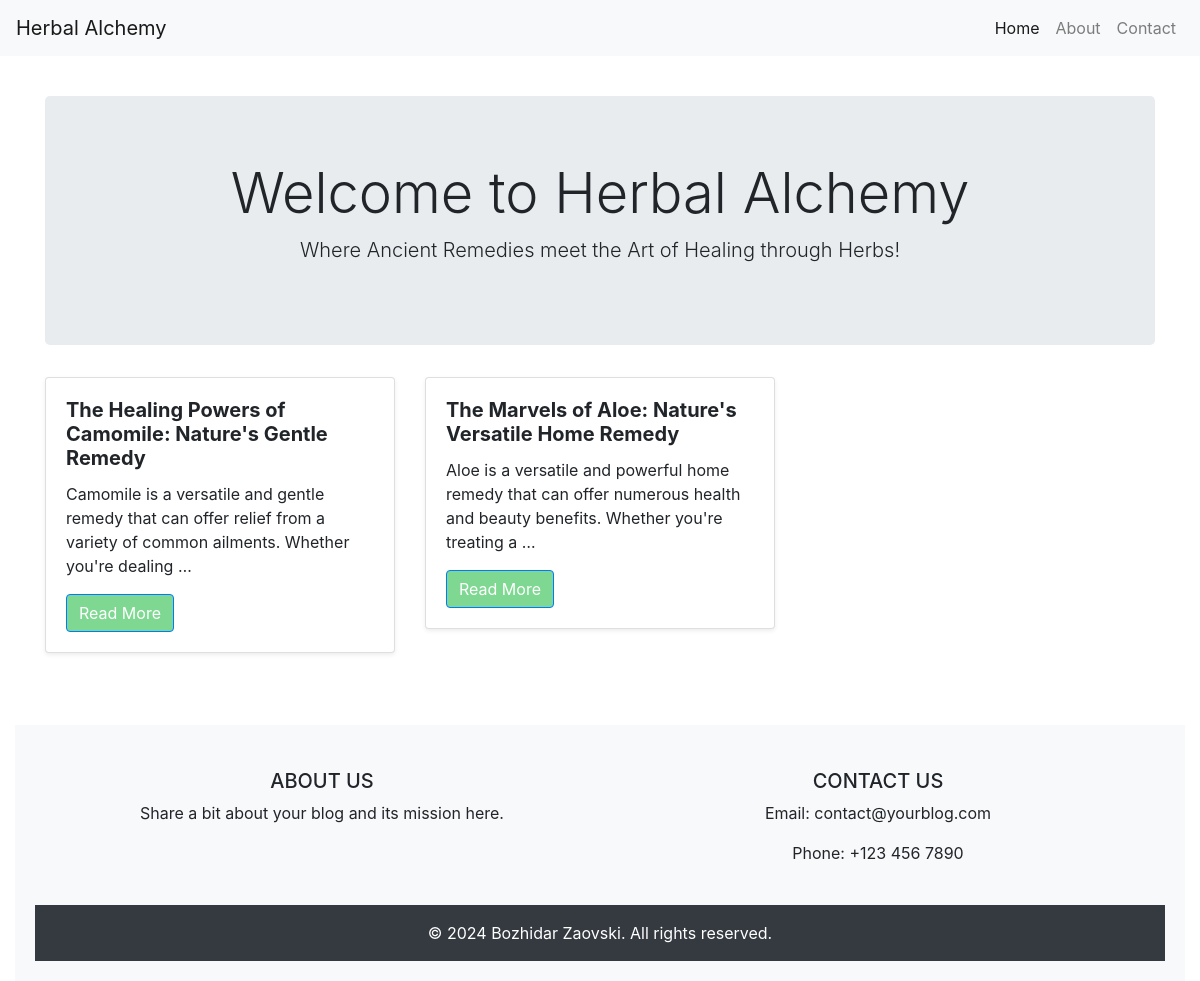
The page / on the database its author committed.
### blog/models.py (models this page shows, shortened)
class Post(models.Model):
    title = models.CharField(max_length=200)
    content = models.TextField()
    summary = models.TextField(blank=True, null=True)
    date_posted = models.DateTimeField(auto_now_add=True)
    likes = models.IntegerField(default=0)

### blog/views.py (the view)
# urls.py: 2. Add a URL to urlpatterns:  path('', views.home, name='home')
def home(request):
    posts = Post.objects.all()
    return render(request, 'blog/home.html', {'posts': posts})

### blog/templates/blog/home.html (shortened to what this page needs)
{% extends "blog/base.html" %}
{% block content %}
<nav class="navbar navbar-expand-lg navbar-light bg-light fixed-top">
    <a class="navbar-brand" href="#">Herbal Alchemy</a>
    <div class="collapse navbar-collapse" id="navbarNav">
        <ul class="navbar-nav ml-auto">
            <li class="nav-item active">
                <a class="nav-link" href="#">Home</a>
            </li>
            <li class="nav-item">
                <a class="nav-link" href="#">About</a>
            </li>
            <li class="nav-item">
                <a class="nav-link" href="#">Contact</a>
            </li>
        </ul>
    </div>
</nav>
<div class="container mt-5 pt-5">
    <div class="jumbotron text-center">
        <h1 class="display-4">Welcome to Herbal Alchemy</h1>
        <p class="lead">Where Ancient Remedies meet the Art of Healing through Herbs!</p>
    </div>
    <div class="row">
        {% for post in posts %}
        <div class="col-md-4">
            <div class="card mb-4 shadow-sm">
                <div class="card-body">
                    <h5 class="card-title">{{ post.title }}</h5>
                    <p class="card-text">{{ post.summary|truncatewords:20 }}</p>
                    <a href="{% url 'post-detail' post.id %}" class="btn btn-primary">Read More</a>
                </div>
            </div>
        </div>
        {% endfor %}
    </div>
</div>
<footer class="bg-light text-center text-lg-start mt-5">
    <div class="container p-4">
        <div class="row">
            <div class="col-lg-6 col-md-12 mb-4 mb-md-0">
                <h5 class="text-uppercase">About Us</h5>
                <p>Share a bit about your blog and its mission here.</p>
            </div>
            <div class="col-lg-6 col-md-12 mb-4 mb-md-0">
                <h5 class="text-uppercase">Contact Us</h5>
                <p>Email: contact@yourblog.com</p>
                <p>Phone: +123 456 7890</p>
            </div>
        </div>
    </div>
    <div class="text-center p-3 bg-dark text-white">
        © 2024 Bozhidar Zaovski. All rights reserved.
    </div>
</footer>
{% endblock %}

### blog/static/blog/styles.css (style rules this page uses)
body { font-family: 'Arial', sans-serif; }
.navbar { margin-bottom: 20px; }
.jumbotron { background-color: #75ca9f; padding: 2rem; }
.card { border: none; }
.card-title { font-size: 1.25rem; font-weight: bold; }
footer { background-color: #56e475 !important; padding: 20px; }
.btn-primary { color: #fff; background-color: #28a745; border-color: #28a745; }
.btn { background-color: #7ed891 !important; }

### rows shown on the page
Post: title "The Healing Powers of Camomile: Nature's Gentle Remedy", summary "Camomile is a versatile and gentle remedy that can offer relief from a variety of common ailments. Whether you're dealing …"
Post: title "The Marvels of Aloe: Nature's Versatile Home Remedy", summary "Aloe is a versatile and powerful home remedy that can offer numerous health and beauty benefits. Whether you're treating a …"
